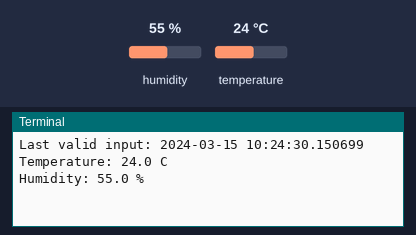
This program was run on a simulated Raspberry Pi (BCM pin numbers). Shown: the last lines printed to the terminal. The inputs (shaded band) are chosen by the test bench; at power-on: humidity 55 %, temperature 24 °C. The clock reads 2024-03-15 10:24:30 at power-on unless the program sets it.

Above: at 1.2 s.
1.3 s: humidity set to 22 %
At 6.6 s:
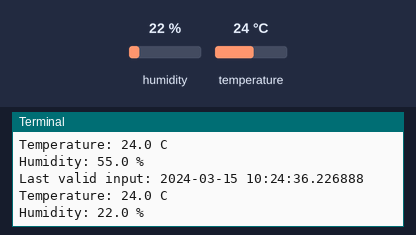
6.7 s: temperature set to 12 °C
12.1 s: humidity set to 40 %
At 12.8 s:
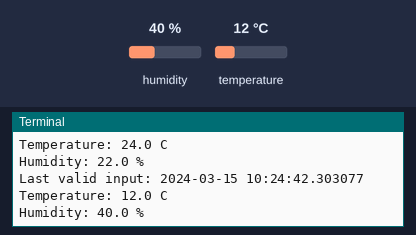
Timing chart, 0 to 15.1 s (numbered marks = the images above; inputs shaded):
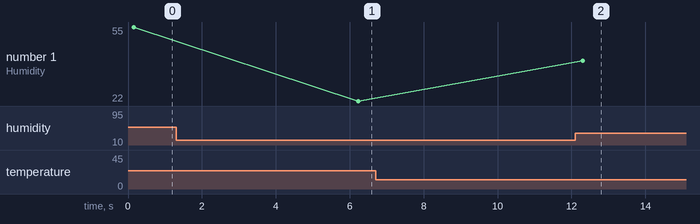

The program:

dht11.py
```python
import RPi.GPIO as GPIO
import sys
import dht11
import time
import datetime
# import Adafruit_DHT

GPIO.setwarnings(True)
GPIO.setmode(GPIO.BCM)

instance = dht11.DHT11(pin=20)
result = instance.read()

try:
	while True:
	    result = instance.read()
	    if result.is_valid():
	        print("Last valid input: " + str(datetime.datetime.now()))
	        print("Temperature: %-3.1f C" % result.temperature)
	        print("Humidity: %-3.1f %%" % result.humidity)
	    time.sleep(6)
except KeyboardInterrupt:
    print("Cleanup")
    GPIO.cleanup()

# Adafruit_DHTを使用する場合

# humidity, temperature = Adafruit_DHT.read_retry(Adafruit_DHT.DHT11, '20')
# if humidity is not None and temperature is not None:
#     print('Temp={0:0.1f}*  Humidity={1:0.1f}%'.format(temperature, humidity))
# else:
#     print('Failed to get reading. Try again!')
#     sys.exit(1)
```

Measured:
- after the input at 1.3 s, the terminal: prints a new line after 4.9 s (image 1)
- after the input at 12.1 s, the terminal: prints a new line after 0.20 s (image 2)
- plotted number 1: 55 → 22 after the input at 1.3 s, 22 → 40 after the input at 12.1 s
